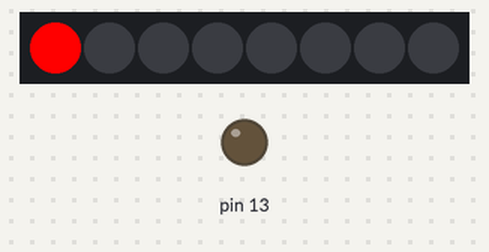
A sketch run on a simulated Arduino Uno, built with avr-gcc and run on an emulated ATmega328P. On the bench: 8 RGB LEDs in strip order, left to right, output pins drawn as LEDs (lit = HIGH).

Above: at 0.01 s.
At 5.16 s:
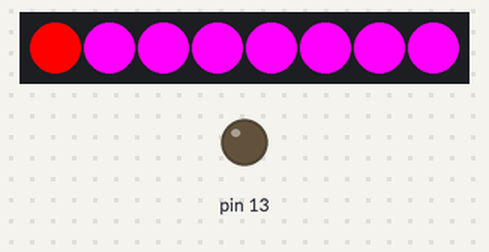
At 10.0 s:
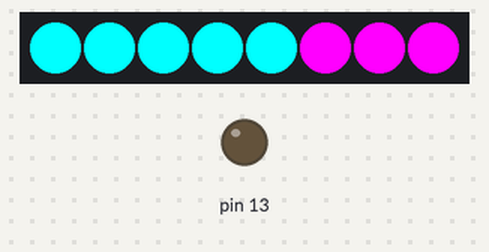
At 19.95 s:
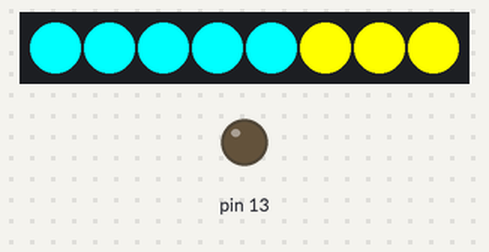
At 29.49 s:
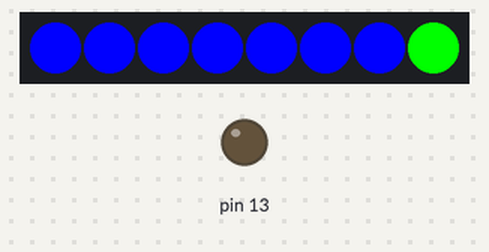
At 39.94 s:
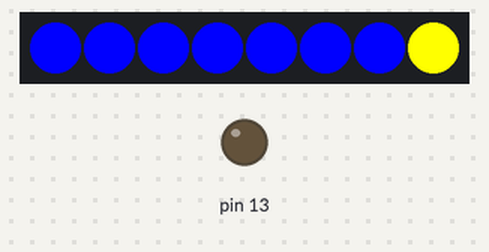
Timing chart, 0 to 40.0 s (numbered marks = the images above):
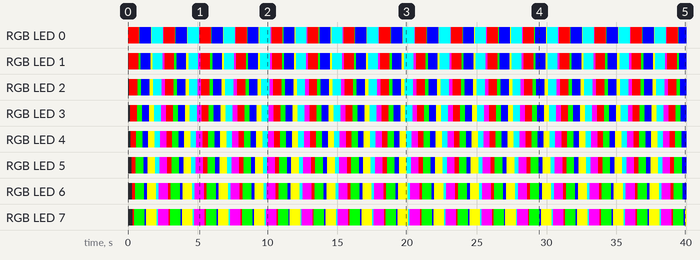

The sketch:

main.ino
```cpp
#include <Adafruit_NeoPixel.h>

#define PIN 6
#define LICZBADIOD 8
// Parameter 1 = number of pixels in strip
// Parameter 2 = pin number (most are valid)
// Parameter 3 = pixel type flags, add together as needed:
//   NEO_KHZ800  800 KHz bitstream (most NeoPixel products w/WS2812 LEDs)
//   NEO_KHZ400  400 KHz (classic 'v1' (not v2) FLORA pixels, WS2811 drivers)
//   NEO_GRB     Pixels are wired for GRB bitstream (most NeoPixel products)
//   NEO_RGB     Pixels are wired for RGB bitstream (v1 FLORA pixels, not v2)
Adafruit_NeoPixel strip = Adafruit_NeoPixel(LICZBADIOD, PIN, NEO_GRB + NEO_KHZ800);

void setup()
{
    strip.begin();
    strip.show(); // Initialize all pixels to 'off'
    pinMode(13, OUTPUT);
}

void loop()
{
    //digitalWrite(13, HIGH);   // turn the LED on (HIGH is the voltage level)
    //delay(1000);              // wait for a second
    //digitalWrite(13, LOW);    // turn the LED off by making the voltage LOW
    //delay(1000);              // wait for a second

  for(int i=0; i<LICZBADIOD; i++)
  {
    strip.setPixelColor(i, 255, 0, 0); // Dioda "i" oraz skladowe R=255 G=0 B=0
    strip.show(); // Wysylamy dane do lancucha
    delay(50); // Opoznienie 500ms przed zaswieceniem kolejnej diody
  }

  for(int i=LICZBADIOD; i>=0; i--)
  {
    strip.setPixelColor(i, 0, 255, 0); // Dioda "i" oraz skladowe R=0 G=255 B=0
    strip.show(); // Wysylamy dane do lancucha
    delay(50); // Opoznienie 500ms przed zaswieceniem kolejnej diody
  }

  for(int i=0; i<LICZBADIOD; i++)
  {
    strip.setPixelColor(i, 0, 0, 255); // Dioda "i" oraz skladowe R=0 G=0 B=255
    strip.show(); // Wysylamy dane do lancucha
    delay(50); // Opoznienie 500ms przed zaswieceniem kolejnej diody
  }

  for(int i=LICZBADIOD; i>=0; i--)
  {
    strip.setPixelColor(i, 255, 255, 0); // Dioda "i" oraz skladowe R=0 G=255 B=0
    strip.show(); // Wysylamy dane do lancucha
    delay(50); // Opoznienie 500ms przed zaswieceniem kolejnej diody
  }

  for(int i=0; i<LICZBADIOD; i++)
  {
    strip.setPixelColor(i, 0, 255, 255); // Dioda "i" oraz skladowe R=0 G=0 B=255
    strip.show(); // Wysylamy dane do lancucha
    delay(50); // Opoznienie 500ms przed zaswieceniem kolejnej diody
  }

  for(int i=LICZBADIOD; i>=0; i--)
  {
    strip.setPixelColor(i, 255, 0, 255); // Dioda "i" oraz skladowe R=0 G=255 B=0
    strip.show(); // Wysylamy dane do lancucha
    delay(50); // Opoznienie 500ms przed zaswieceniem kolejnej diody
  }

}
```

Measured:
- by itself, RGB LED 0: repeats every 2.6 s: RGB(0, 255, 0) 0.05 s, RGB(0, 0, 255) 0.81 s, RGB(255, 255, 0) 0.05 s, RGB(0, 255, 255) 0.81 s, RGB(255, 0, 255) 0.05 s, RGB(255, 0, 0) 0.81 s
- by itself, RGB LED 1: repeats every 2.6 s: RGB(0, 255, 0) 0.15 s, RGB(0, 0, 255) 0.71 s, RGB(255, 255, 0) 0.15 s, RGB(0, 255, 255) 0.71 s, RGB(255, 0, 255) 0.15 s, RGB(255, 0, 0) 0.71 s
